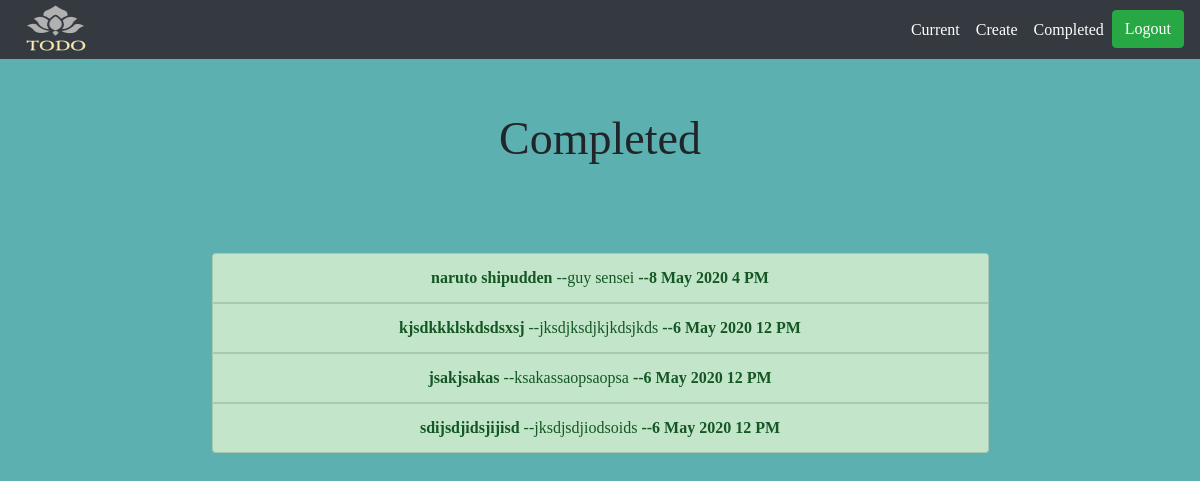
The app's page /completed/ (signed in) with its own data.
### todo/models.py (models this page shows, shortened)
class todo(models.Model):
    title=models.CharField(max_length=100)
    memo=models.TextField(blank=True)
    created=models.DateTimeField(auto_now_add=True)
    Datecompleted=models.DateTimeField(null=True,blank=True)
    important=models.BooleanField(default=False)
    user=models.ForeignKey(User,on_delete=models.CASCADE)

### todo/views.py (the view)
# urls.py: path('completed/',views.completed, name='completed'),
@login_required
def completed(request):
    todos=todo.objects.filter(user=request.user,Datecompleted__isnull=False).order_by('-Datecompleted')
    return render(request,'todo/completed.html',{"todos":todos})

### todo/templates/todo/completed.html
{% extends "todo/base.html" %}
{% block content %}
<div class='container' align='center'>
<h2 style='transform: translateY(52px);font-size: 46px;'>Completed</h2>
<div class="list-group" style='transform:translatey(131px)'>
{% for Todo in todos %}
<a href='{% url "updatetodo" Todo.id %}' class="list-group-item list-group-item-success list-group-item-action" style='width: 70%;margin: auto;'>
{% if Todo.important %}
<b> {% endif %}{{ Todo.title }}{% if Todo.important %}
</b> {% endif %}
{% if Todo.memo %}--{{ Todo.memo }}{% endif %}
<b>--{{ Todo.Datecompleted|date:"j M Y g A"}}</b>
</a>
{% endfor %}
</div>
</div>
{% endblock %}

### todo/templates/todo/base.html (shortened to what this page needs)
{% load static %}
<link rel="stylesheet" href="https://maxcdn.bootstrapcdn.com/bootstrap/4.0.0/css/bootstrap.min.css">
<nav class="navbar navbar-expand bg-dark navbar-dark" style="height: 59px;padding-top: 22px;">
<a class="navbar-brand" href="{% url 'home' %}"><img  class='d-block'src="{% static 'todoo/logo5.png' %}" style="width:80px;height:50px;    transform: translatey(-9px);"> </img></a>
  <ul class="navbar-nav ml-auto text-white">
{% if user.is_authenticated %}
    <li class="nav-item active">
      <a class="nav-link" href="{% url 'currentuser' %}">Current</a>
    </li>
    <li class="nav-item active">
      <a class="nav-link" href="{% url 'todoo' %}">Create</a>
    </li>
    <li class="nav-item active">
      <a class="nav-link" href="{% url 'completed' %}">Completed</a>
    </li>
    <li class="nav-item active">
    <form method='POST' action="{% url 'logoutuser' %}" >
      <button type='submit' class='btn btn-success'>Logout</button></form>
    </li>
    {% endif %}
</ul>
</nav>
{% block content %}{% endblock %}

### todo/templates/todo/base.html (style rules this page uses)
* { font-family: 'Shadows Into Light', cursive; }

### records on screen
todo: title "naruto shipudden", memo "guy sensei", Datecompleted "8 May 2020 4 PM"
todo: title "kjsdkkklskdsdsxsj", memo "jksdjksdjkjkdsjkds", Datecompleted "6 May 2020 12 PM"
todo: title "jsakjsakas", memo "ksakassaopsaopsa", Datecompleted "6 May 2020 12 PM"
todo: title "sdijsdjidsjijisd", memo "jksdjsdjiodsoids", Datecompleted "6 May 2020 12 PM"
